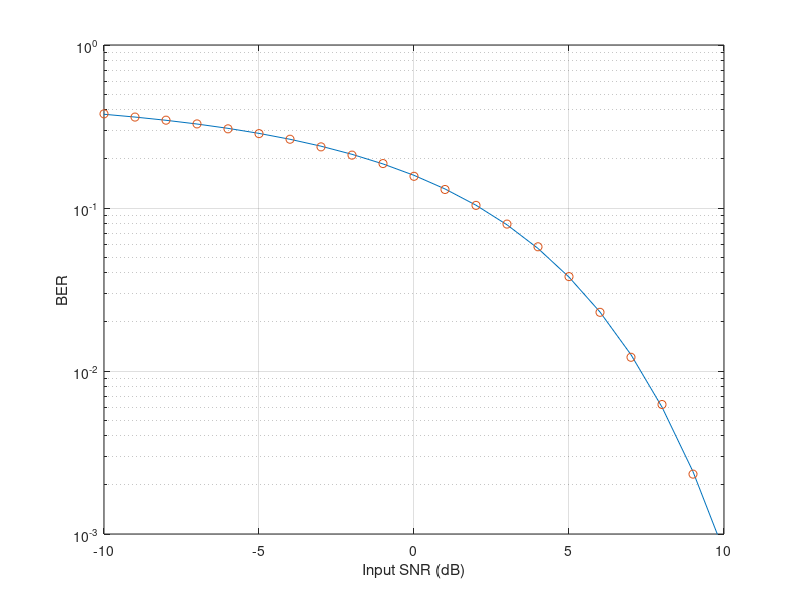

Write MATLAB code to recreate this figure.
%%%%%%
% Practicum 3
% Ellisa Booker
%%%%%
clear all;
close all;
%% Signal Generation Code

N = 1e5;                          	% number of bits transmitted 
SNR_dB = 5;                       	% signal-to-noise ratio in dB   
v = 10^(SNR_dB/20);                 	% transmit signal magnitude 
signal = randi([0 1], N, 1);      	% bit stream with 0's & 1's 
noise = randn(N,1);               	% additive Gaussian noise 
received = (signal*2-1)*v + noise; 	% received noisy signal 
detect = (received > 0);          	% detected result 
num_error = sum(abs(detect-signal));  % # of erroneously detected bits fprintf('%d bits are transmitted; %d error bits\n', N, num_error) 
fprintf('%d bits are transmitted; %d error bits\n', N, num_error)

%%
%Part 1 and 2

theoreticalBER = normcdf(-v)
simulatedBER = num_error/N

%%
%Part 3

expBER(1:21)=0; %Declaring arrays of BERs
therBER(1:21)=0;


% Find BER values for SNR between -10 and 10
j = 1;
for i=-10:10 
    %Regenerate new signal with i = SNR_db
    
    v = 10^(i/20);
    signal = randi([0 1], N, 1);      	% bit stream with 0's & 1's 
    noise = randn(N,1);               	% additive Gaussian noise 
    received = (signal*2-1)*v + noise; 	% received noisy signal 
    detect = (received > 0);          	% detected result 
    num_error = sum(abs(detect-signal));  % # of erroneously detected bits fprintf('%d bits are transmitted; %d error bits\n', N, num_error) 

    %Recalculate experimental and theoretical BER, then insert into array
    expBER(j) = normcdf(-v);
    therBER(j) = num_error/N;
     
    %Increment array index counter 
     j = j+1;
end

%% Plotting Section

figure(1)
semilogy([-10:10], expBER) %Plot experimental BER

hold on

semilogy([-10:10],therBER,'o') %Plot theoretical BER

xlim([-10 10]) %Graph from -10 < x < 20dB
ylim([10^-3 1]) %Graph from 10^-3 < Y < 10^0

xlabel('Input SNR (dB)') %Label axis
ylabel('BER')

grid on

hold off
